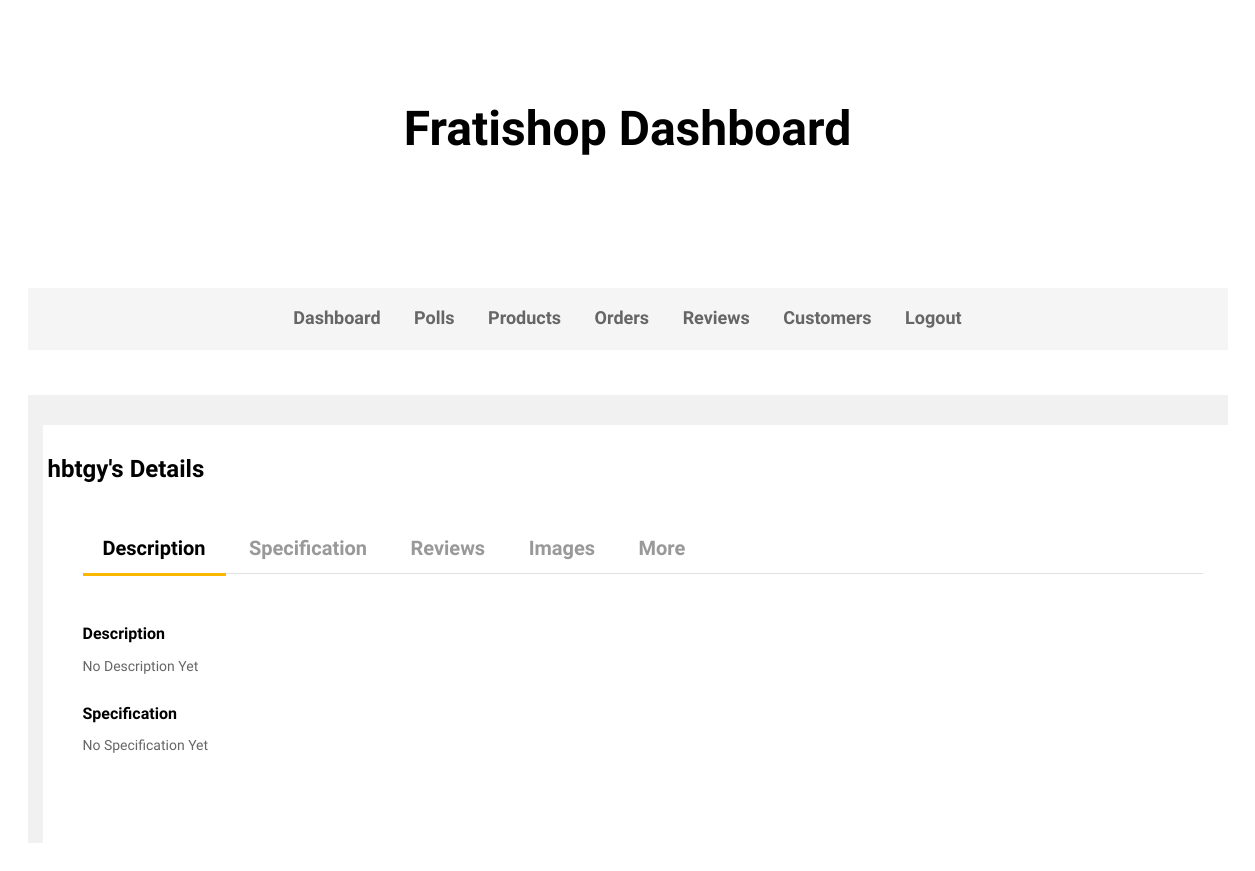
The page /dashboard-product-detail/hbtgy-2020-09-21-1421001312900000 on the database its author committed.
### product/models.py (models this page shows, shortened)
class Product(models.Model):
	name = models.CharField(max_length=150)
	tag_title = models.CharField(max_length=150, default="Sale")
	tag_title_color = models.CharField(max_length=150, default="orange")
	section = models.CharField(max_length=150, default="section_one")
	image_1 = models.ImageField(upload_to='product/images/', blank=True)
	image_2 = models.ImageField(upload_to='product/images/', blank=True)
	image_3 = models.ImageField(upload_to='product/images/', blank=True)
	image_4 = models.ImageField(upload_to='product/images/', blank=True)
	video = models.CharField(max_length=150, default="jshsjssd7sjs")
	description = models.TextField(default="none")
	specification = models.TextField(default="none")
	review = models.ManyToManyField(Review, through="ProductReviewConnector", through_fields=("product", "review"),)
	category = models.CharField(max_length=150)
	quantity = models.IntegerField(blank=True, null=True)
	threshold = models.IntegerField(blank=True, null=True, default=1)
	price = models.IntegerField(blank=True, null=True)
	old_price = models.IntegerField(blank=True, null=True, default=0)
	rating = models.IntegerField(blank=True, null=True)
	colors = models.ManyToManyField(Color, through="ProductColorConnector", through_fields=("product", "color"),)
	shipping_charge = models.FloatField(blank=True, null=True)
	dimension = models.CharField(max_length=150)
	delivery_info = models.CharField(max_length=150, default="none")
	slug = models.SlugField(unique=True, default="rayslug")
	pub_date = models.DateTimeField(default=timezone.now)

### admin_app/views.py (the view)
# urls.py: path("dashboard-product-detail/<slug:slug>", views.DashboardProductDetailView, name="dashboard_product_detail"),
def DashboardProductDetailView(request, slug):
	product = Product.objects.get(slug=slug)
	context = {"product": product}
	return render(request, 'admin_app/product_detail.html', context)

### admin_app/templates/admin_app/product_detail.html (shortened to what this page needs)
 {% extends 'admin_app/base.html' %}
{% load static %}
{% block content %}
    <div class="ps-page--product ps-page--product-box">
        <div class="container">
        	<div class="ps-product--detail ps-product--box">
                <div class="ps-product__header ps-product__box">
                <div class="ps-product__content ps-tab-root">
                	<div class="row">
                		<h3>{{ product.name }}'s Details</h3>
                	</div>
                    <div class="row">
                        <div class="col-xl-12 col-lg-12 col-md-12 col-sm-12">
                            <div class="ps-product__box">
                                <ul class="ps-tab-list">
                                    <li class="active"><a href="#tab-1">Description</a></li>
                                    <li><a href="#tab-2">Specification</a></li>
                                    <li><a href="#tab-3">Reviews</a></li>
                                    <li><a href="#tab-4">Images</a></li>
                                    <li><a href="#tab-5">More</a></li>
                                </ul>
                                <div class="ps-tabs">
                                    <div class="ps-tab active" id="tab-1">
                                        <div class="ps-document">
                                            <h5>Description</h5>
                                            <p>{{ product.description }}</p>
                                        </div>
                                    </div>
                                    <div class="ps-tab active" id="tab-2">
                                        <div class="ps-document">
                                            <h5>Specification</h5>
                                            <p>{{ product.specification }}</p>
                                        </div>
                                    </div>
                                </div>
                            </div>
                        </div>
                      </div>
                    </div>
                  </div>
                </div>
       </div> </div>
          {% endblock %}

### rows shown on the page
Product: name "hbtgy", description "No Description Yet", specification "No Specification Yet"
